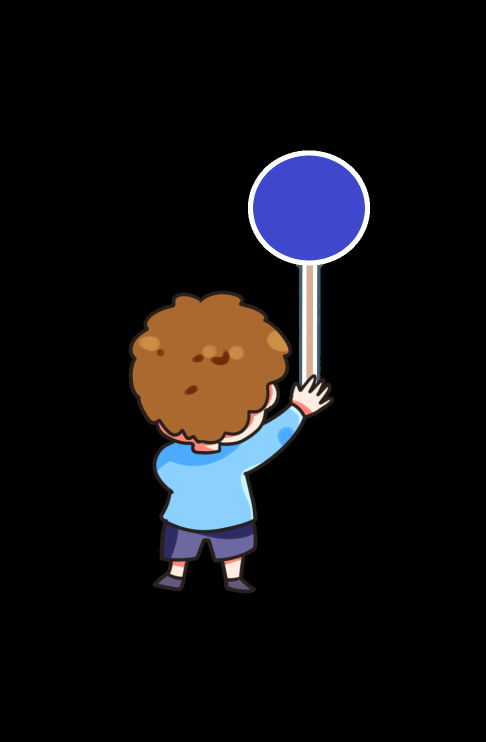
#> input picture GeometricShapesExergame-V1.4/resources/images/ayudas/circulo azul ayuda.png, 972 x 1483 px, given in place of the camera (shown at 1/2 size)
$ python main_webcam.py
#> lines starting #> are read from the running program, lines starting #| are printed output that depends on the picture; after the words box and inside, x2 and y2 are one past the last pixel; in counts of white or black regions, pixels touching at a corner belong together
#> further down, img is the input picture: shape (1483, 972, 3); mean B, G, R 18.2, 16.2, 17.7
import cv2
import numpy as np
import matplotlib.pyplot as plt


def getContours(img):
    contours, hierarchy = cv2.findContours(
        img, cv2.RETR_EXTERNAL, cv2.CHAIN_APPROX_NONE
    )
    for cnt in contours:
        area = cv2.contourArea(cnt)
        if area > 4000:

            peri = cv2.arcLength(cnt, True)
            # print(peri)
            approx = cv2.approxPolyDP(cnt, 0.02 * peri, True)
            # print(len(approx))
            objCor = len(approx)
            x, y, w, h = cv2.boundingRect(approx)

            objectType = "None"

            if objCor == 3:
                objectType = "Tri"
            elif objCor == 4:
                aspRatio = w / float(h)
                if aspRatio > 0.98 and aspRatio < 1.03:
                    objectType = "Square"
                else:
                    objectType = "Rectangle"
            elif objCor > 4:
                # Encontrar el círculo mínimo que encierra el contorno
                (x_circle, y_circle), radius = cv2.minEnclosingCircle(cnt)
                circle_area = np.pi * (radius ** 2)
                if abs(area - circle_area) < 0.2 * circle_area:
                    objectType = "Circle"
                else:
                    objectType = "Complex"

            if objectType != "None":
                cv2.drawContours(imgContour, cnt, -1, (255, 0, 0), 3)
                cv2.rectangle(imgContour, (x, y), (x + w, y + h), (0, 255, 0), 2)
                cv2.putText(
                    imgContour,
                    objectType,
                    (x + (w // 2) - 10, y + (h // 2) - 10),
                    cv2.FONT_HERSHEY_COMPLEX,
                    0.7,
                    (0, 0, 0),
                    2,
                )
                cv2.putText(
                    imgContour,
                    "A: " + str(area),
                    (x + (w // 2) - 10, y + (h) - 10),
                    cv2.FONT_HERSHEY_COMPLEX,
                    0.7,
                    (0, 0, 0),
                    2,
                )


def preprocess(image):
    imgGray = cv2.cvtColor(image, cv2.COLOR_BGR2GRAY)
    imgBlur = cv2.GaussianBlur(imgGray, (7, 7), 1)
    imgCanny = cv2.Canny(imgBlur, 50, 50)
    return imgCanny


def color_segmentation(img, params):
    imgHSV = cv2.cvtColor(img, cv2.COLOR_BGR2HSV)
#> imgHSV: shape (1483, 972, 3); mean H, S, V 7.5, 18.5, 24.6
    h_min = params[0]
    h_max = params[1]
    s_min = params[2]
    s_max = params[3]
    v_min = params[4]
    v_max = params[5]
    lower = np.array([h_min, s_min, v_min])
    upper = np.array([h_max, s_max, v_max])
    mask = cv2.inRange(imgHSV, lower, upper)
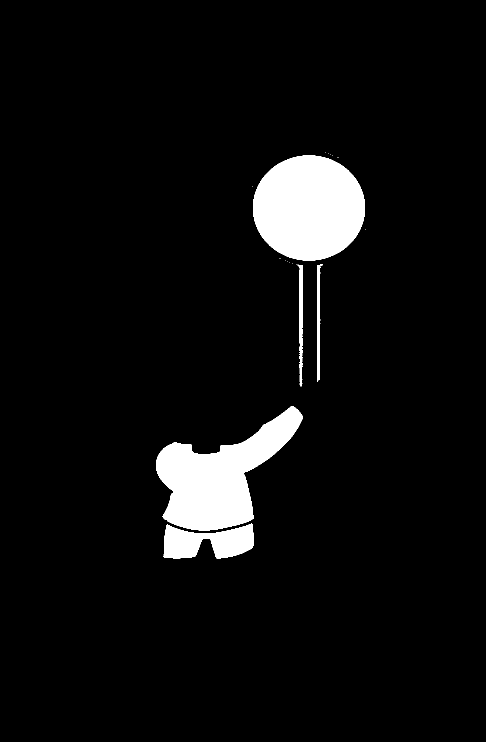
#> mask: shape (1483, 972) (shown at 1/2 size); 5.7% white; 19 white regions (14 under 20 px), largest, box (x1, y1, x2, y2) and area: (506, 311, 730, 521) 37070, (312, 812, 606, 1061) 34184, (327, 1047, 507, 1117) 8388, (593, 529, 605, 773) 1352, (634, 529, 646, 764) 1336
    imgResult = cv2.bitwise_and(img, img, mask=mask)
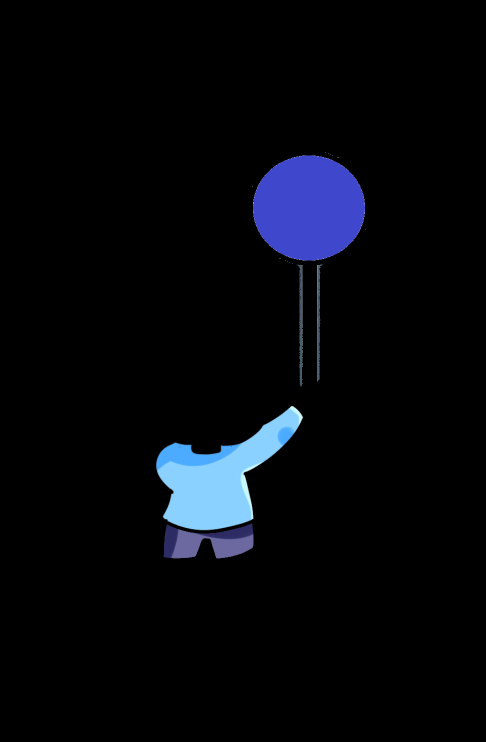
#> imgResult: shape (1483, 972, 3) (shown at 1/2 size); mean B, G, R 12.2, 7.3, 5.4
    return imgResult


# --------------------------------------------------- main --------------------------------------------------
frameWidth = 640
frameHeight = 480
frame_number = 1
cap = cv2.VideoCapture(0)
cap.set(3, frameWidth)
cap.set(4, frameHeight)

# cap.set(10, 150)
cap.set(cv2.CAP_PROP_FPS , frame_number)

# [5 lines of commented-out code are left out]
params_blue = [90, 125, 20, 180, 0, 255]

mode = 2

while True:
    success, img = cap.read()
    # color segmentation
    img_seg = color_segmentation(img, params_blue)
    imgContour = img.copy()
    imgCanny = preprocess(img_seg)
#> in preprocess, `imgGray = cv2.cvtColor(image, cv2.COLOR_BGR2GRAY)`:
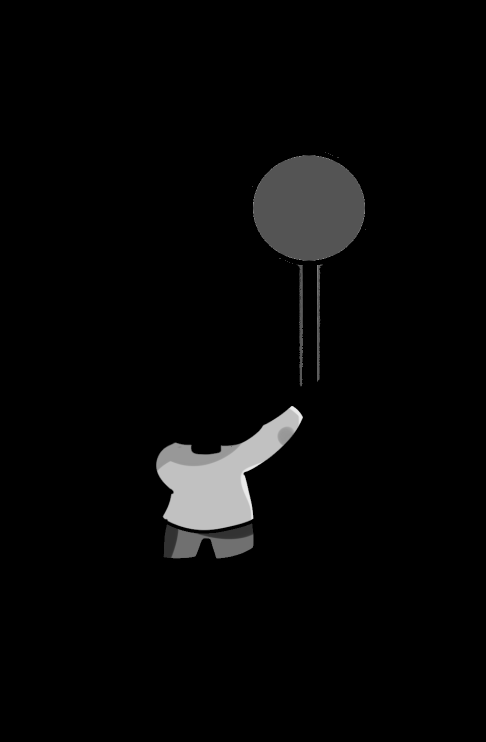
#> imgGray: shape (1483, 972) (shown at 1/2 size); min 0, max 234, mean 7.3
#> in preprocess, `imgCanny = cv2.Canny(imgBlur, 50, 50)`:
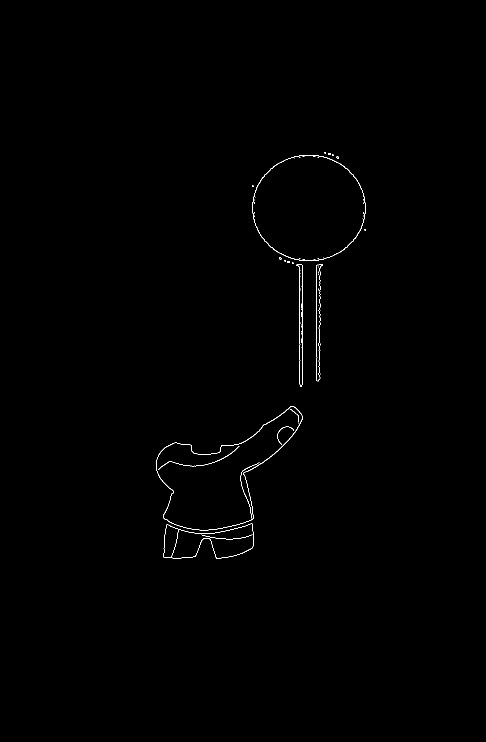
#> imgCanny: shape (1483, 972) (shown at 1/2 size); 0.3% white in thin lines or dots, all inside (x1, y1, x2, y2) = (312, 304, 732, 1117)
    getContours(imgCanny)
#> in getContours, `contours, hierarchy = cv2.findContours( img, cv2.RETR_EXTERNAL, cv2.CH..`: contours = 35 contours, 31 with area under 20; largest, box (x1, y1, x2, y2) and area: (505, 310, 731, 522) 37427, (312, 812, 606, 1061) 33766, (327, 1047, 507, 1117) 8271, (633, 528, 646, 763) 1410
#> the loop in getContours, `for cnt in contours:` made 35 passes
#> (area, peri, x, y, w, h, objectType, x_circle) on passes 1, 2, 32: (8271, 550.7, 327, 1047, 180, 70, 'Complex', 415.5), (33765.5, 999.2, 326, 823, 274, 238, 'Complex', 462.5), (37427, 730.2, 505, 310, 226, 212, 'Circle', 617.5)
#> area on pass 23: 1409.5
#> after the loop in getContours, `for cnt in contours:`:
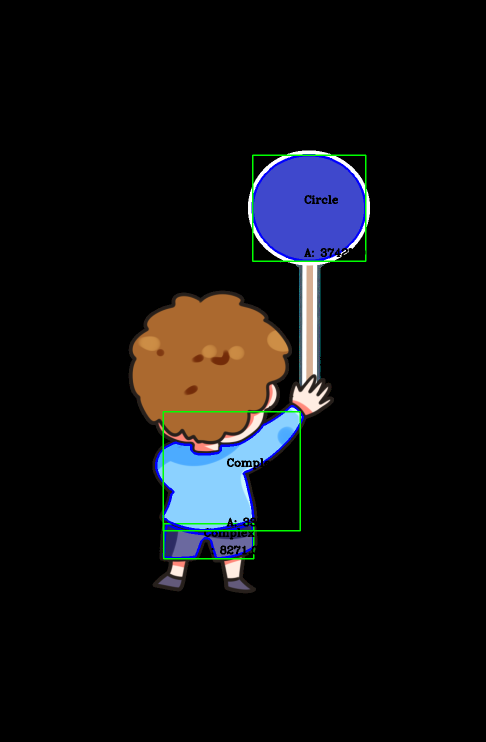
#> imgContour: shape (1483, 972, 3) (shown at 1/2 size); 1.3% of pixels changed, all inside (x1, y1, x2, y2) = (310, 308, 733, 1119)

    if mode == 1:
        cv2.imshow("Result", img_seg)
    elif mode == 2:
        cv2.imshow("Result", imgCanny)
    elif mode == 3:
        cv2.imshow("Result", imgContour)
    else:
        cv2.imshow("Result", img)

    key = cv2.waitKey(1) & 0xFF
#> (key q is pressed here)
    if key == ord('q'):
        break
    else:
        if chr(key).isdigit():
            mode = int(chr(key))
            print("mode:", mode)
